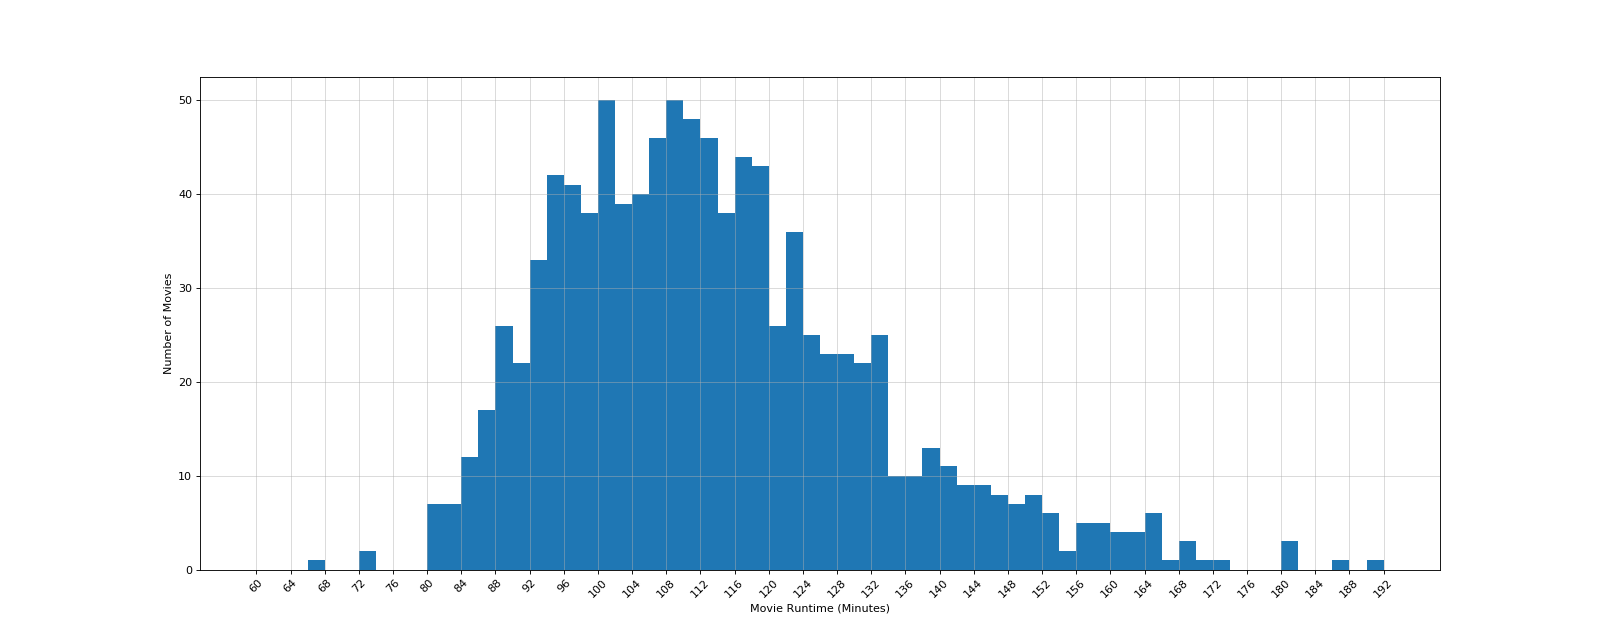

Reproduce this figure in Python.
import pandas as pd
import matplotlib.pyplot as plt

file_path = './IMDB-Movie-Data.csv'
df = pd.read_csv(file_path)

runtime_data = df['Runtime (Minutes)'].values
print(runtime_data)
print(runtime_data.min(), runtime_data.max())


plt.figure(figsize = (20, 8), dpi = 80)
plt.hist(runtime_data, bins = range(60, 194, 2))
plt.xticks(range(60, 194, 4), rotation = 45)
plt.grid(alpha = 0.5)

plt.xlabel('Movie Runtime (Minutes)')
plt.ylabel('Number of Movies')

plt.savefig('IMBD2.png')
plt.show()